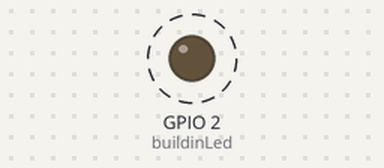
The program below on a simulated ESP32. Shown: output pins drawn as LEDs (lit = HIGH). Dashed ring = blinking. What the program prints to the serial monitor is not drawn.

Above: at 11.2 s.
Timing chart, 0 to 13.9 s (numbered marks = the images above):
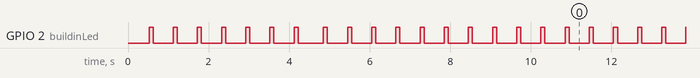

Measured:
- by itself, GPIO 2 (buildinLed): goes 6 × (LOW 0.50 s, HIGH 0.10 s), LOW 0.63 s, 208 × (HIGH 0.10 s, LOW 0.50 s), HIGH 0.10 s, then LOW

The program:

main.cpp
```cpp
#include <Arduino.h>
#include <SerialANSI.h>

// use only core 1 for the demo
#if CONFIG_FREERTOS_UNICORE
static const BaseType_t app_cpu = 0;
#else
static const BaseType_t app_cpu = 1;
#endif

//pins
#define buildinLed 2

int rate = 500;

void toggleLED(void *parameter) {
  while(1) {
    digitalWrite(buildinLed, HIGH);
    vTaskDelay(rate/5 / portTICK_PERIOD_MS);   // portTICK_PERIOD_MS is 1 by default so not really usefull
    digitalWrite(buildinLed, LOW);
    vTaskDelay(rate / portTICK_PERIOD_MS);
  }
}

// void readSerial(void *parameter) {
//   Serial.read()
// }


void setup() {
  // put your setup code here, to run once:
  Serial.begin(9600);
  vTaskDelay(200);
  pinMode(buildinLed, OUTPUT);

  xTaskCreatePinnedToCore(
    toggleLED,          // Function to be called
    "Toggle LED",       // Name of task
    1024,               // Stack size (bytes)
    NULL,               // Paramter to pass to function
    1,                  // Task priority
    NULL,                // Task handle
    app_cpu);            // run on core 1 for the demo (not a parameter in the classic xTaskCreate)


   SerialLog("This is a log message");
  SerialImportant("This is an important message");
  SerialCritical("This is a critical error!");
  SerialSuccess("Operation completed successfully!");
  SerialWarning("Warning: Check your configuration.");
  SerialInfo("System is running normally.");
  SerialDebug("Debug: Variable x = 10");
  SerialTitle("=== System Log Start ===");
  SerialHighlight("Special note: this is highlighted.");


  delay(2000);
  SerialClearCurLine();
  delay(2000);
  SerialClearSerial();

  SerialLog("This is a log message");
  SerialImportant("This is an important message");
  SerialCritical("This is a critical error!");
  SerialSuccess("Operation completed successfully!");
  SerialWarning("Warning: Check your configuration.");
  SerialInfo("System is running normally.");
  SerialDebug("Debug: Variable x = 10");
  SerialTitle("=== System Log Start ===");
  SerialHighlight("Special note: this is highlighted.");


  delay(2000);
  SerialClearPrevLine();
  delay(2000);
  SerialHighlight("Special note: this is highlighted.");
  delay(2000);
  SerialClearSerial();
}


void loop() {
  // put your main code here, to run repeatedly:
}
```
